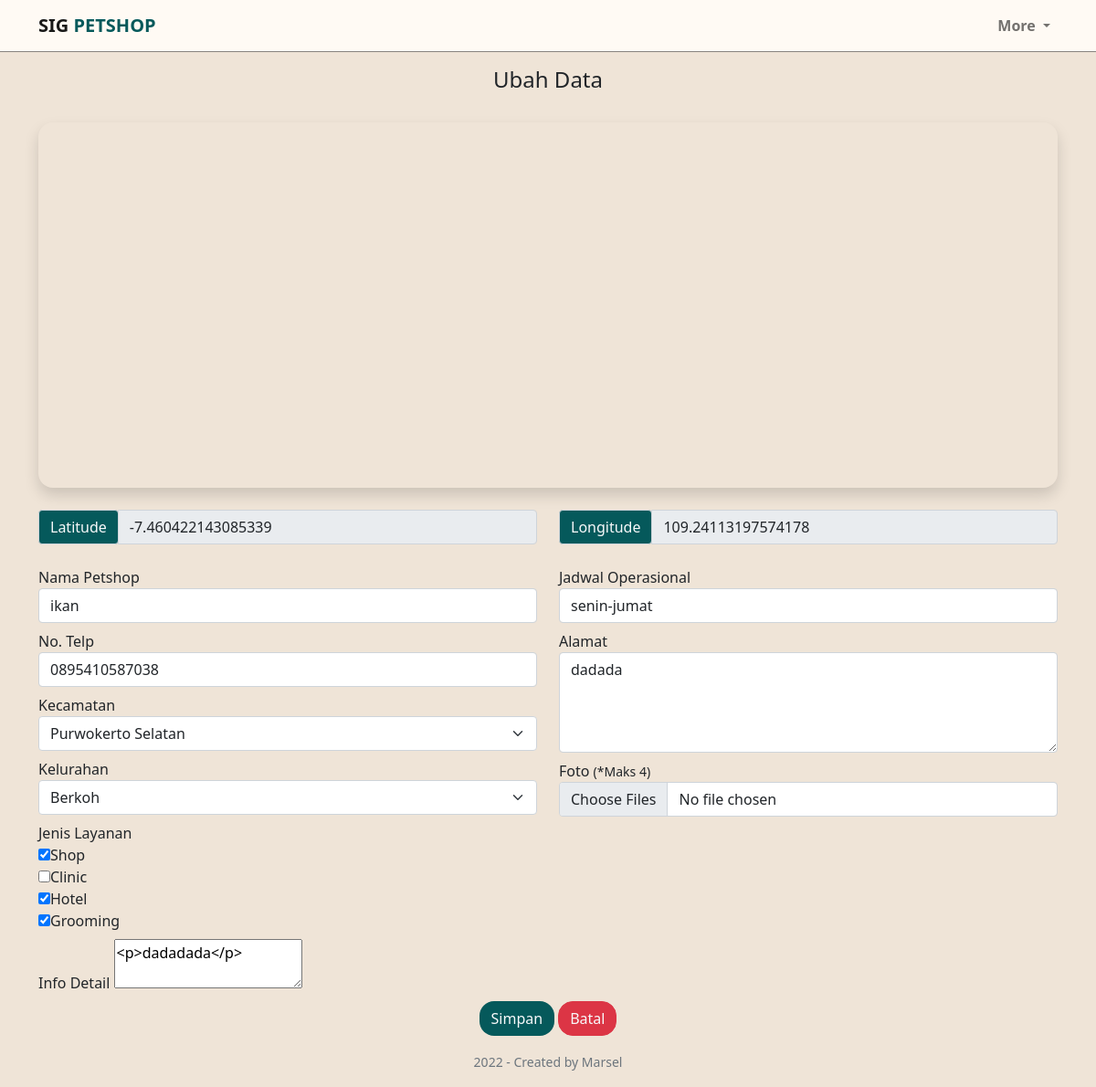
The page /admin/edit-data.php?id=19 (signed in) on the database its author committed.
### tables this page shows
CREATE TABLE `lokasi` (
  `id_lokasi` int(2) NOT NULL,
  `nama` varchar(50) NOT NULL,
  `info` text NOT NULL,
  `alamat` text NOT NULL,
  `jadwal` text NOT NULL,
  `telp` varchar(20) NOT NULL,
  `layanan` varchar(255) NOT NULL,
  `id_kecamatan` int(2) NOT NULL,
  `id_kelurahan` int(2) NOT NULL,
  `lat` text NOT NULL,
  `lng` text NOT NULL,
  `id_admin` int(2) NOT NULL
);

### admin/edit-data.php (the view, shortened to what this page needs)
<?php
include "koneksi.php";
$id = $_GET['id'];
$sqlKecamatan = "SELECT * FROM kecamatan ORDER BY nama_kecamatan ASC";
$listKecamatan = mysqli_query($conn, $sqlKecamatan);
$sqlKelurahan = "SELECT * FROM kelurahan";
$listKelurahan = mysqli_query($conn, $sqlKelurahan);
$query = mysqli_query($conn, "SELECT * FROM lokasi WHERE id_lokasi = '$id'");
while ($value = mysqli_fetch_assoc($query)) {
  $nama = $value['nama'];
  $telp = $value['telp'];
  $kecamatan = $value['id_kecamatan'];
  $kelurahan = $value['id_kelurahan'];
  $jadwal = $value['jadwal'];
  $alamat = $value['alamat'];
  $info = $value['info'];
  $lat = $value['lat'];
  $lng = $value['lng'];
  $layanan = explode(', ', $value['layanan']);
  $items = array("nama" => "$nama", "info" => "$info", "alamat" => "$alamat", "jadwal" => "$jadwal", "telp" => "$telp", "kecamatan" => "$kecamatan", "kelurahan" => "$kelurahan", "lat" => "$lat", "lng" => "$lng");
}
?>
<!DOCTYPE html>
<html lang="en">
  <head>
    <link href="https://cdn.jsdelivr.net/npm/bootstrap@5.1.3/dist/css/bootstrap.min.css" rel="stylesheet" />
    <link rel="stylesheet" href="https://cdn.jsdelivr.net/npm/bootstrap-icons@1.8.2/font/bootstrap-icons.css" />
    <link href="https://api.mapbox.com/mapbox-gl-js/v2.8.2/mapbox-gl.css" rel="stylesheet" />
    <link rel="stylesheet" href="style.css" />
  </head>
  <body>
    <section id="navbar">
      <nav class="navbar navbar-expand-lg navbar-light" style="background-color: #fffaf4">
        <div class="container">
          <a class="navbar-brand" href="dashboard.php">
            <strong>SIG <span style="color: #05595b">PETSHOP</span></strong>
          </a>
          <div class="collapse navbar-collapse justify-content-end" id="navbarTogglerDemo02">
            <ul class="navbar-nav mb-2 mb-lg-0">
              <li class="nav-item dropdown">
                <a class="nav-link dropdown-toggle" href="#" id="navbarDropdown" role="button" data-bs-toggle="dropdown" aria-expanded="false"> <strong>More</strong> </a>
              </li>
            </ul>
          </div>
        </div>
      </nav>
      <hr style="margin: 0px 0px; height: 1px; opacity: 0.5" />
    </section>
    <section id="tambah-data-form">
      <div class="tambah-data-form">
        <div class="container">
          <div class="row text-center">
            <h4>Ubah Data</h4>
          </div>
          <div class="row">
            <div class="col-sm-12">
              <div id="map" class="map shadow mt-4" style="width: 100%; height: 400px"></div>
            </div>
            <div class="col-sm-12 mt-4">
              <form action="proses.php?p=ubah_lokasi" method="POST" enctype="multipart/form-data">
                <div class="row">
                  <div class="col-sm-12">
                    <div class="row">
                      <div class="col-sm-6">
                        <div class="input-group mb-3">
                          <div class="input-group-prepend">
                            <span class="input-group-text font-weight-bold text-light" style="background-color: #05595b" id="label-latitude">Latitude</span>
                          </div>
                          <input type="text" class="form-control" id="lat" name="lat" aria-describedby="label-latitude" value="<?php echo $items['lat']; ?>" readonly />
                        </div>
                      </div>
                      <div class="col-sm-6">
                        <div class="input-group mb-3">
                          <div class="input-group-prepend">
                            <span class="input-group-text font-weight-bold text-light" style="background-color: #05595b" id="label-longitude">Longitude</span>
                          </div>
                          <input type="text" class="form-control" id="lng" name="lng" aria-describedby="label-longitude" value="<?php echo $items['lng']; ?>" readonly/>
                        </div>
                      </div>
                    </div>
                  </div>
                  <div class="col-sm-6">
                    <div class="form-group">
                      <label for="">Nama Petshop</label>
                      <input type="text" class="form-control" id="nama" name="nama" value="<?php echo $items['nama']; ?>" placeholder="Masukan nama petshop"/>
                    </div>
                    <div class="form-group">
                      <label for="phone">No. Telp</label>
                      <input type="tel" id="phone" name="phone" class="form-control" value="<?php echo $items['telp']; ?>" placeholder="Masukan no. telp" />
                    </div>
                    <div class="form-group">
                      <label for="">Kecamatan</label>
                      <select class="form-select" id="kecamatan" name="kecamatan">
                        <?php
                          while ($row = mysqli_fetch_assoc($listKecamatan)) {
                            ?>
                          <option value="<?php echo $row['id_kecamatan']; ?>">
                            <?php echo $row['nama_kecamatan']; ?></option>
                          <?php
                        }
                           ?>
                      </select>
                    </div>
                    <div class="form-group">
                      <label for="">Kelurahan</label>
                      <select class="form-select" id="kelurahan" name="kelurahan">
                        <?php
                          while ($row = mysqli_fetch_assoc($listKelurahan)) {
                            ?>
                            <option class="<?php echo $row['id_kecamatan']; ?>" value="<?php echo $row['id_kelurahan']; ?>" >
                            <?php echo $row['nama_kelurahan']; ?></option>
                            <?php
                          }
                            ?>
                      </select>
                    </div>
                    <div class="form-group">
                      <label for="">Jenis Layanan</label><br>
                      <label>
                        <input type="checkbox" name="layanan[]" value="Shop" <?php if(in_array("Shop", $layanan)) {echo "checked";} ?>>Shop
                      </label> <br>
                      <label>
                        <input type="checkbox" name="layanan[]" value="Clinic" <?php if(in_array("Clinic", $layanan)) {echo "checked";} ?>>Clinic
                      </label> <br>
                      <label>
                        <input type="checkbox" name="layanan[]" value="Hotel" <?php if(in_array("Hotel", $layanan)) {echo "checked";} ?>>Hotel
                      </label> <br>
                      <label>
                        <input type="checkbox" name="layanan[]" value="Grooming" <?php if(in_array("Grooming", $layanan)) {echo "checked";} ?>>Grooming
                      </label> <br>
                    </div>
                  </div>
                  <div class="col-sm-6">
                    <div class="form-group">
                      <label for="">Jadwal Operasional</label>
                      <input type="text" class="form-control" id="jadwal" name="jadwal" value="<?php echo $items['jadwal']; ?>" placeholder="Masukkan jadwal operasional" />
                    </div>
                    <div class="form-group">
                      <label for="">Alamat</label>
                      <textarea class="form-control" id="alamat" name="alamat" rows="4"><?php echo $items['alamat']; ?></textarea>
                    </div>
                    <div class="form-group">
                      <label for="formFileMultiple" class="form-label mb-auto">Foto <small>(*Maks 4)</small></label>
                      <input class="form-control" type="file" id="formFileMultiple" name="foto[]" accept="image/*" multiple />
                    </div>
                  </div>
                </div>
                <div class="row mt-2">
                  <div class="col-sm-12">
                    <label for="">Info Detail</label>
                    <textarea class="ckeditor" id="ckedtor" name="info"><?php echo $items['info']; ?></textarea>
                  </div>
                </div>
                <div class="row mt-2">
                  <div class="col-sm-12 d-flex justify-content-center">
                    <button type="submit" class="btn btn-block text-light" style="background-color: #05595b">Simpan</button>
                    <a href="data-petshop.php" class="btn btn-block btn-danger text-light ms-1">Batal</a>
                  </div>
                </div>
              </form>
            </div>
          </div>
        </div>
      </div>
    </section>
    <section id="footer">
      <div class="py-3">
        <div class="container">
          <div class="row">
            <div class="col">
              <p class="text-secondary mb-0 text-center"><small>2022 - Created by Marsel</small></p>
            </div>
          </div>
        </div>
      </div>
    </section>
  </body>
</html>

### admin/style.css (style rules this page uses)
body { background-color: #efe4d7; }
.filter-and-map, .table-data, .tambah-data-form { margin-top: 1em; }
.map { border-radius: 1em; }
.tambah-data-form .form-group { margin-top: 0.5em; }
.btn { border-radius: 1em; }

### rows shown on the page
lokasi: lat "-7.460422143085339", lng "109.24113197574178", nama "ikan", phone "0895410587038", layanan "☑", jadwal "senin-jumat", alamat "dadada", info "<p>dadadada</p>"

### other values the page prints
form field kecamatan "Purwokerto Selatan"
form field kelurahan "Berkoh"
